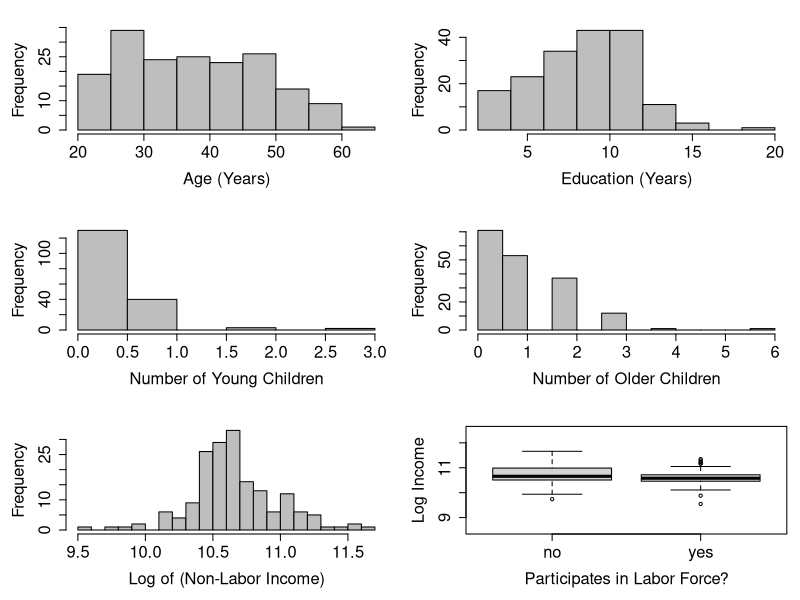
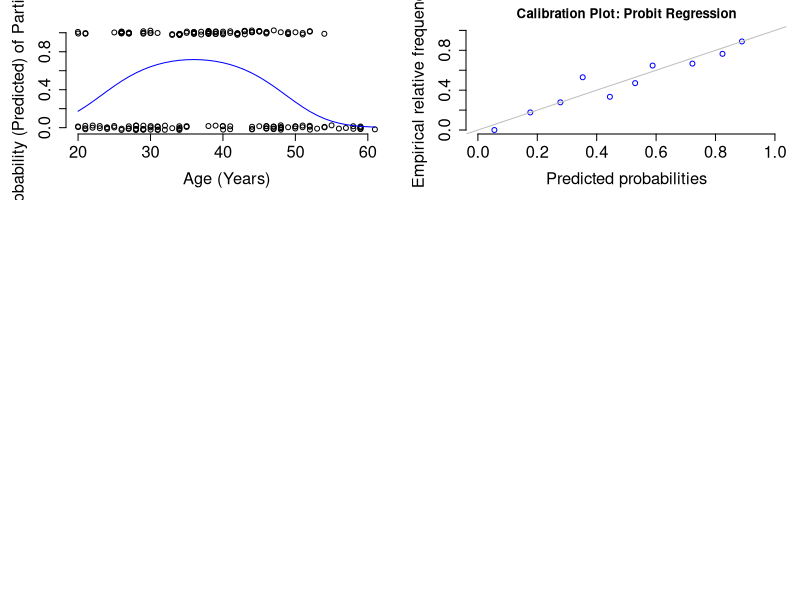
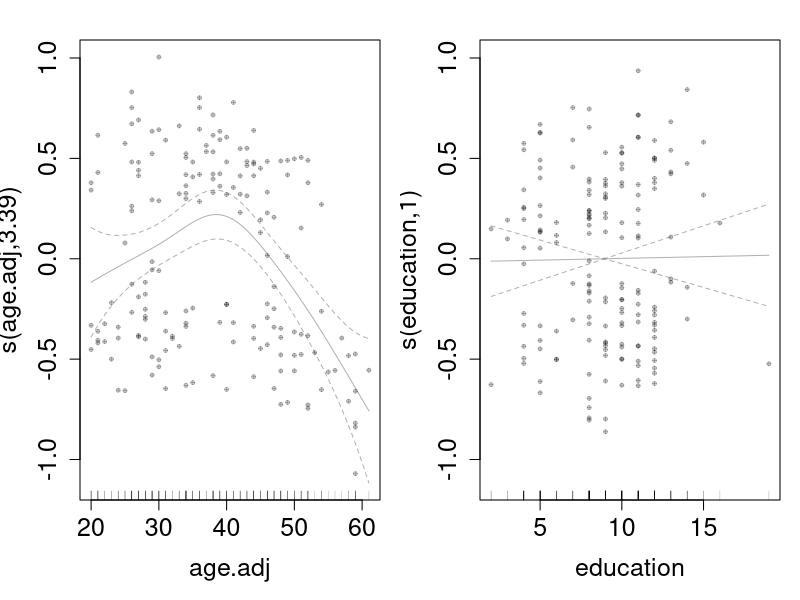
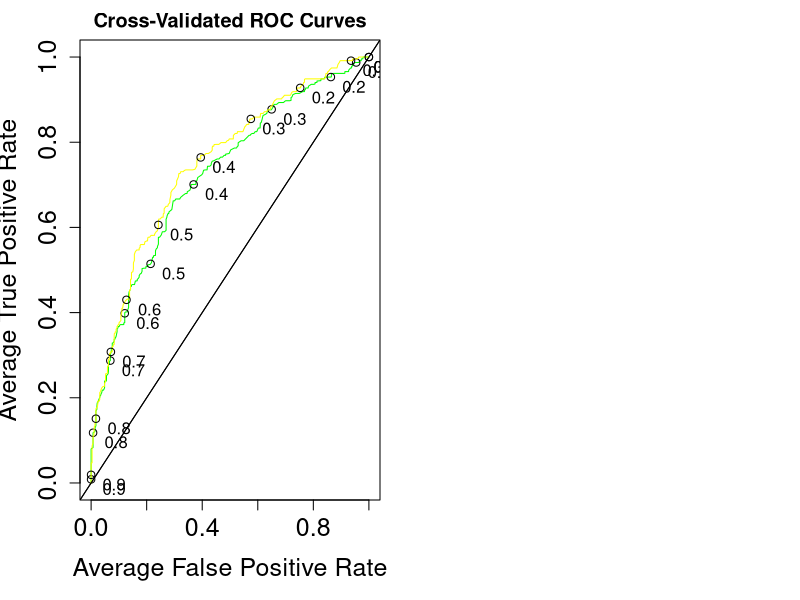

Recreate these plots in R, in order.
## ---- chunk 1
knitr::opts_chunk$set(echo = T)
#rm(list = ls()) 
library(knitr)
library(car)
require(dplyr)
library(tibble)
library(quantreg)
library(AER)
library(MASS)
library(lmtest)
library(sandwich)
library(tidyr)
library(ggplot2)
library(mgcv)
library(xtable)
library(ROCR)
setwd("C:/Users/prith/OneDrive/Documents/EPP/Courses/Spring 2018/19703/")
data(SwissLabor)
## ---- chunk 2

SwissLabor$age.adj <- SwissLabor$age*10
SwissLabor$foreign.adj <- (SwissLabor$foreign == "yes")*1
SwissLabor$participation.adj <- (SwissLabor$participation == "yes")*1

#Conducting the Regressions
probit.tbl1 <- glm(participation.adj ~ age + I(age^2) + education + youngkids + 
                     oldkids + income + foreign, data = SwissLabor,
                     family = binomial(link = "probit"))


## ---- chunk 3
s2 <- summary(probit.tbl1)$coefficients[1:8,c(1,2)]
neg.log.likelihood  <- c( as.numeric(logLik(probit.tbl1))*-1, NaN)
s2 <- rbind(s2,neg.log.likelihood)
rownames(s2)  <- c("Intercept","AGE","AGESQ","EDUC","NYC","NOC","NLINC","FOREIGN","-Log Likelihood")
kable(s2, row.names = T, digits = 2,
      caption = "Replication: Table I")
## ---- chunk 4

# Subsetting the data into 20/60/20
splits <- rep(1:5, length.out = nrow(SwissLabor))
set.seed <- 40
splits <- sample(splits)
# using the 'filter' function in the 'dplyr' package
explo.20 <- filter(SwissLabor,splits == 1) 
test.60 <- filter(SwissLabor,splits != 1 & splits != 5)
predict.20 <- filter(SwissLabor,splits == 5)
## ---- chunk 5
#plotting histograms
par(cex = 1.3, mar = c(5, 5, 2, 1), mfrow = c(3, 2), cex.lab = 1.5, cex.axis = 1.5)

hist(explo.20$age.adj, breaks = "FD", 
     xlab = "Age (Years)",
     col = "grey", bty = "n",
     main = "") 

hist(explo.20$education, breaks = "FD", 
     xlab = "Education (Years)",
     col = "grey", bty = "n",
     main = "") 

hist(explo.20$youngkids, 
     xlab = "Number of Young Children",
     col = "grey", bty = "n",
     main = "") 

hist(explo.20$oldkids, breaks = "FD", 
     xlab = "Number of Older Children",
     col = "grey", bty = "n",
     main = "") 


hist(explo.20$income, breaks = "FD", 
     xlab = "Log of (Non-Labor Income)",
     col = "grey", bty = "n",
     main = "") 

plot(explo.20$participation,explo.20$income,
     xlab = "Participates in Labor Force?",
     ylab = "Log Income",
     ylim = c(8.5,12.5),
     main = "", bty = "n")
## ---- chunk 6
t <- as.data.frame(table(explo.20$participation))
colnames(t) <- c("Participates in Labor Force?","Count")
kable(t)

t <- as.data.frame(table(explo.20$foreign))
colnames(t) <- c("Permanent Foreign Resident?","Count")
kable(t)

## ---- chunk 7

log.tbl1 <- glm(participation.adj ~ age.adj + I(age.adj^2) + education + youngkids + 
                     oldkids + income + foreign.adj, data = explo.20,
                     family = binomial(link = "logit"))
## ---- chunk 8
s2 <- summary(log.tbl1)$coefficients[1:8,c(1,2)]
neg.log.likelihood  <- c(as.numeric(logLik(log.tbl1))*-1, NaN)
s2 <- rbind(s2,neg.log.likelihood)
rownames(s2)  <- c("Intercept","AGE","AGESQ","EDUC","NYC","NOC","NLINC","FOREIGN","-Log Likelihood")
kable(s2, row.names = T, digits = 2,
      caption = "Logistic Regression: Table I Features")
beta.ed <- s2[4,1]
beta.ed.e <- round(exp(beta.ed), digits = 2)
## ---- chunk 9
x <-  as.data.frame(cbind(mean(explo.20$income), 
                          explo.20$age.adj, 
                          mean(explo.20$education), 
                          mean(explo.20$youngkids), 
                          mean(explo.20$oldkids), 
                          mean(explo.20$foreign.adj)))
colnames(x) <- c("income","age.adj","education","youngkids","oldkids","foreign.adj")

pred.prob <- predict(log.tbl1, newdata = x, type = "response")
## ---- chunk 10
plot(jitter(explo.20$age.adj, amount = 0.025), 
     jitter(explo.20$participation.adj, amount = 0.025),
     xlab = "Age (Years)",
     ylab = "Probability (Predicted) of Participation",
     bty = "n")

preds <- as.data.frame.matrix(cbind(explo.20$age.adj, pred.prob))
colnames(preds) <- c("Age","Predicted_Probability")
preds <- preds[order(preds$Age),]
lines(preds$Age,preds$Predicted_Probability, col = "blue")

## ---- chunk 11
#First, we rebuild the probit model, but using only our exploratory dataset.
probit.explo <- glm(participation ~ age.adj + I(age.adj^2) + education + youngkids + 
                     oldkids + income + foreign.adj, data = explo.20,
                     family = binomial(link = "probit"))

pred.prob <- predict(probit.explo, type = "response")

decile.cutpoints <- quantile(pred.prob, probs = seq(0, 1, 0.1))

decileID <- cut(pred.prob, 
                breaks = decile.cutpoints, 
                labels = c(1:10),
                include.lowest = TRUE)
expected1 <- tapply(pred.prob, decileID, FUN = sum)
## ---- chunk 12
# Create cutpoints that represent the 9 intervals that exist for deciles 
interval.cutpoints <- round(quantile(pred.prob, probs = seq(.1, 1, .1)), 2)

# Create a dataframe with these cutpoints: 
cal <- data.frame(interval.cutpoints)
tab <- table(decileID, explo.20$participation)
observed <- as.data.frame.matrix(tab)

# Add a column of observed 1's
cal$observed1 <- observed[, 2]


# Add a column of expected 1's
cal$expected1 <- round(expected1, 0)

# Add a column for the total # of observations in each decile
cal$total <- table(decileID)
expected.rel <- as.numeric(cal$expected1/cal$total)
observed.rel <- as.numeric(cal$observed1/cal$total)
plot(expected.rel, 
     observed.rel, 
     ylab = "Empirical relative frequencies", 
     xlab = "Predicted probabilities", 
     xlim = c(0,1),
     ylim = c(0,1),
     main = "Calibration Plot: Probit Regression",
     col = "blue",
     bty = "n") 
abline(0, 1, col = "grey")


colnames(cal) <- c("Intercal Cutpoint","Observed Frequency (participate = 1)","Expected Frequency (participate = 1)", "Total")

kable(cal, caption = "Calibration Table: Probit Regression")
## ---- chunk 13

gam.smooth <- gam(participation.adj ~ s(age.adj) + s(education) + youngkids + 
                     oldkids + income + foreign.adj, data = explo.20)
## ---- chunk 14
par(cex = 1.3, mar = c(5, 4, 2, 1), mfrow = c(1, 2))
plot(gam.smooth, 
     residuals = TRUE, 
     shade = TRUE, 
     pch = 10,
     col = rgb(0, 0, 0, .3), 
     cex = .5)
## ---- chunk 15

# For Logit 
eta.hat <- predict(gam.smooth, newdata = test.60)
positive <- ifelse(eta.hat >= 0, 1, 0) 
negative <- ifelse(eta.hat < 0, 1, 0) 
eta.hat.sq <- eta.hat^2
log.stukel <- glm(participation.adj ~ age.adj + I(age.adj^2) + education + youngkids + 
                     oldkids + income + foreign.adj +
                     eta.hat.sq:positive +
                    eta.hat.sq:negative, data = test.60,
                  family = binomial(link = "logit"))


## For GAM
eta.hat <- predict(gam.smooth, newdata = test.60)
positive <- ifelse(eta.hat >= 0, 1, 0) 
negative <- ifelse(eta.hat < 0, 1, 0) 
eta.hat.sq <- eta.hat^2

gam.stukel <- glm(participation.adj ~ age.adj + education + youngkids +
                    oldkids + income + foreign.adj + eta.hat.sq:positive +
                    eta.hat.sq:negative, data = test.60)

## ---- chunk 16

kable(summary(log.stukel)$coefficients, caption = "Logitic Regression Stukel Test Coefficients")

kable(summary(gam.stukel)$coefficients, caption = "GAM Regression Stukel Test Coefficients")


## ---- chunk 17

  folds <- rep(1:5, length.out = nrow(test.60))
  set.seed <- 300
  folds <- sample(folds)
  rMSE <- c(0,0)
  m1.predictions <- c()
  m1.labels <- c() 
  m2.predictions <- c()
  m2.labels <- c() 
  for(i in 1:5){
    train <- filter(test.60, folds != i)
    test <- filter(test.60, folds == i)
    model1 <- glm(participation.adj ~ age.adj + education + youngkids + 
                     oldkids + income + foreign.adj, data = train,
                     family = binomial(link = "logit"))
                     
    m1pred <- predict(model1, test, type = "response")
    m1.predictions <- c(m1.predictions, m1pred)
    m1.labels <- c(m1.labels, test$participation.adj)
    
    model2 <- glm(participation.adj ~ age.adj + I(age.adj^2) + education + youngkids + 
                     oldkids + income + foreign.adj, data = train,
                     family = binomial(link = "logit"))
                     
    m2pred <- predict(model2, test, type = "response")
    m2.predictions <- c(m2.predictions, m2pred)
    m2.labels <- c(m2.labels, test$participation.adj)
    
}
## ---- chunk 18
m1err <- prediction(m1.predictions, m1.labels)
m1perf <- performance(m1err, measure="tpr", x.measure="fpr")

m2err <- prediction(m2.predictions, m2.labels)
m2perf <- performance(m2err, measure="tpr", x.measure="fpr")


plot(m1perf, 
     col = "green", 
     main = "Cross-Validated ROC Curves", 
     avg = 'threshold', 
     spread.estimate = 'stddev',
     print.cutoffs.at = seq(.0, .9, by = 0.1),
     text.adj = c(-.5, 1.2), 
     xlab = "Average False Positive Rate", 
     ylab = "Average True Positive Rate") 

abline(0, 1) 
plot(m2perf, 
     col = "yellow", 
     avg = 'threshold', 
     spread.estimate = 'stddev', 
     print.cutoffs.at = seq(.0, .9, by = 0.1),
     text.adj = c(-.5, 1.2),
     xlab = "Average False Positive Rate",
     ylab = "Average True Positive Rate", add = TRUE)

abline(0, 1)
